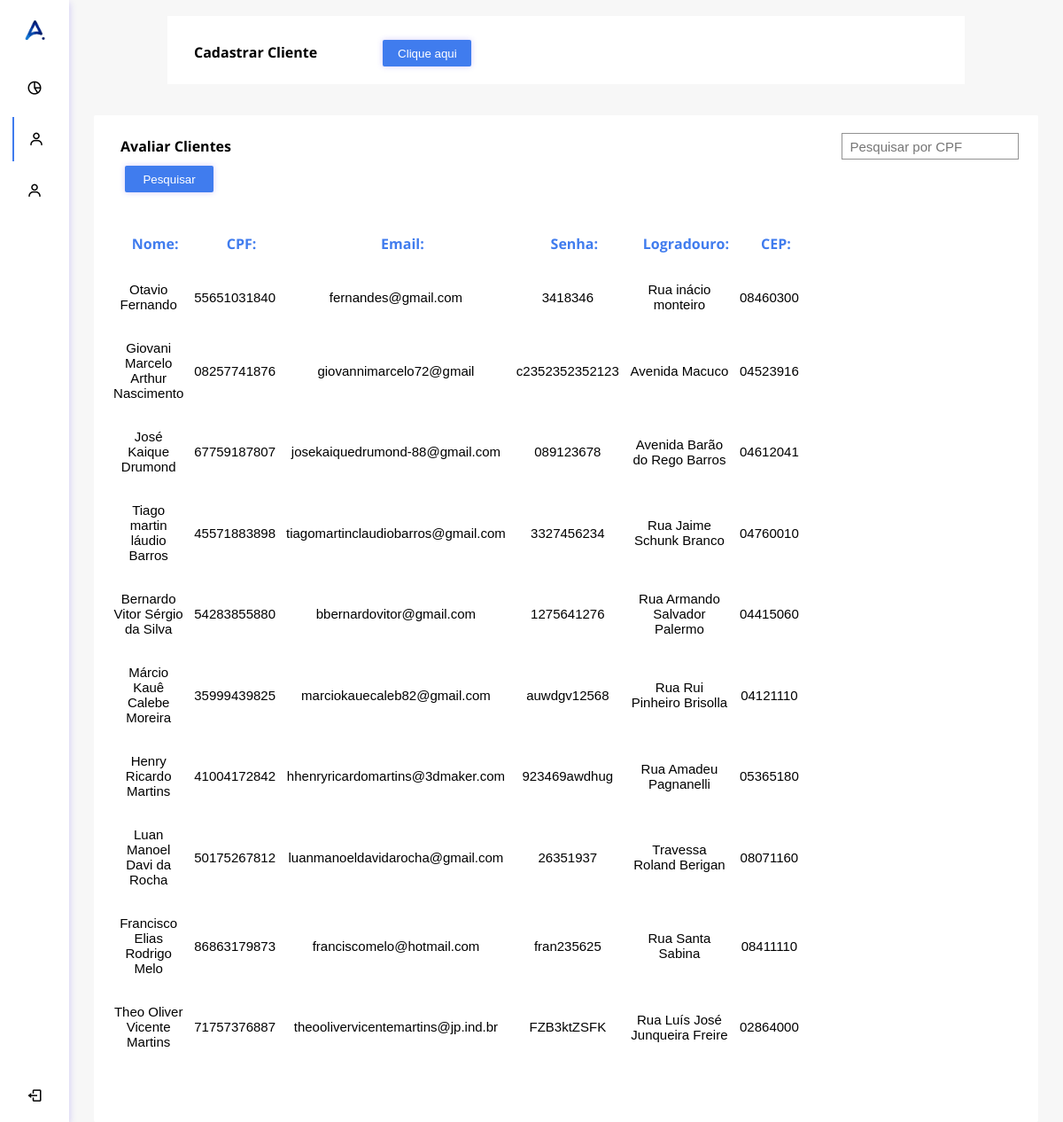
Screenshot of /Anpere/AreaRestrita-adm/AvaliarCliente.php with the database file from the repository.
### tables this page shows
CREATE TABLE `tbcliente` (
  `idCliente` int(11) NOT NULL,
  `nomeCliente` varchar(50) NOT NULL,
  `cpfCliente` varchar(11) NOT NULL,
  `emailCliente` varchar(50) NOT NULL,
  `senhaCliente` varchar(20) NOT NULL,
  `logradouroCliente` text NOT NULL,
  `estadoCliente` text NOT NULL,
  `cidadeCliente` varchar(20) NOT NULL,
  `bairroCliente` text NOT NULL,
  `cepCliente` varchar(12) NOT NULL,
  `numEndCliente` varchar(50) NOT NULL,
  `nivel_acesso` int(1) NOT NULL
);

### Anpere/AreaRestrita-adm/AvaliarCliente.php (the view, shortened to what this page needs)
<!DOCTYPE html>
<html lang="en">
<head>
    <link rel="stylesheet" href="../resources/css/adm.css" media="screen">
    <link href='https://unpkg.com/boxicons@2.0.7/css/boxicons.min.css' rel='stylesheet'>
</head>
<body>
<div class="sidebar">
    <div class="logo-details">
        <center> <img src="../resources/images/LogoAnpere.png" width="50%"> </center>
    </div>
    <li>
       <a href="indexAreaRestrita.php">
         <i class='bx bx-pie-chart-alt-2' ></i>
       </a>
     </li>
      <li>
       <a class="selecionado" href="AvaliarCliente.php">
         <i class='bx bx-user' ></i>
       </a>
     </li>
     <li>
        <a href="AvaliarEmpresa.php">
          <i class='bx bx-user' ></i>
        </a>
      </li>
     <li class="profile">
         <a href="../Session/destruirSessao.php?pagina=Login-Adm.php"> <i class='bx bx-log-out' id="log_out"></i> </a>
     </li>
  </div>
  <section class="home-section">
    <br>
     <div class="LadoDireito">
     <div class="container">
<p> Cadastrar Cliente <a href="Cadastro-Cliente.php"> <button onclick="redirectPage()">Clique aqui</button> </a> </p>
</div>
</div>
<div class="container2">
    <div class="LadoDireito">
<form action="pesquisarCPF.php" method="POST">
    <p> Avaliar Clientes <input name="txtCpf" type="number" placeholder="  Pesquisar por CPF" class="input">
         <button type="submit">Pesquisar</button> </p>  </form>
        <table>
            <tr>
                <th class="th">Nome:</th>
                <th class="th cpf">CPF:</th>
                <th class="th email">Email:</th>
                <th class="th senha">Senha:</th>
                <th class="th logradouro">Logradouro:</th>
                <th class="th cep">CEP:</th>
    </tr>
        <?php
        $pdo = Connection::GET_PDO();
        if(empty($_GET["cpf"])){
        try {
            $stmt = $pdo -> prepare("select * from tbCliente");
            $stmt -> execute();
            while($row = $stmt->fetch(PDO::FETCH_BOTH)){
                echo('<tr>');
               echo('<td>'); print $row['nomeCliente']; echo('</td>');
               echo('<td class="cpf">'); print $row['cpfCliente']; echo('</td>');
               echo('<td class="email">'); print $row['emailCliente']; echo('</td>');
               echo('<td class="senha">'); print $row['senhaCliente']; echo('</td>');
               echo('<td class="logradouro">'); print $row['logradouroCliente']; echo('</td>');
               echo('<td class="cep">'); print $row['cepCliente']; echo('</td>');
               echo('</tr>');
            };
        } catch (PDOException $e) {
            print "Erro: " . $e->getMessage();
        }
      }
      else{
        $cpf = $_GET["cpf"];
        $stmt = $pdo -> prepare("select * from tbCliente where cpfCliente = '$cpf'");
            $stmt -> execute();
            while($row = $stmt->fetch(PDO::FETCH_BOTH)){
                $CPF = $row['cpfCliente'];
                echo('<tr>');
               echo('<td>'); print $row['nomeCliente']; echo('</td>');
               echo('<td class="cpf">'); print $row['cpfCliente']; echo('</td>');
               echo('<td class="email">'); print $row['emailCliente']; echo('</td>');
               echo('<td class="senha">'); print $row['senhaCliente']; echo('</td>');
               echo('<td class="logradouro">'); print $row['logradouroCliente']; echo('</td>');
               echo('<td class="estado">'); print $row['estadoCliente']; echo('</td>');
               echo('<td class="cidade">'); print $row['cidadeCliente']; echo('</td>');
               echo('<td class="bairro">'); print $row['bairroCliente']; echo('</td>');
               echo('<td class="cep">'); print $row['cepCliente']; echo('</td>');
               echo('<td class="numero">'); print $row['numEndCliente']; echo('</td>');
               echo('<td class="icone"> <a href="alteraçãoCliente.php?cpf='.$CPF.'"><img src="../images/editar.png"></a> </td>');
               echo ('<td class="icone"> <a href="excluirCliente.php?cpf='.$CPF.'">  <img src="../images/excluir.jpg"> </a>');
               echo('</tr>');
      }}
        ?>
    </table>
    </div>
      </div>
  </section>
</body>
</html>

### Anpere/resources/css/adm.css (style rules this page uses)
table tr th { font-family: 'Open Sans',sans-serif; color: #407cee; font-weight: bold; padding-left: 25px; padding-bottom: 30px; }
table tr td { text-align: center; font-family: 'Open Sanas',sans-serif; font-size: 15px; padding-left: 10px; padding-bottom: 30px; }
table { width: 900px; margin-left: 10px; margin-top: 50px; }
.container { width: 95%; margin: auto; background-color: white; margin-bottom: 10px; }
.container2 { width: 95%; margin: auto; background-color: white; border-radius: 2px; }
.LadoDireito { border-radius: 5px; padding-bottom: 50px; width: 100%; }
.LadoDireito p { background-color: white; width: 99%; margin-left: 10px; margin-bottom: -25px; font-family: 'Open Sans',sans-serif; font-weight: bold; padding: 20px; }
* { margin: 0; padding: 0; box-sizing: border-box; font-family: "Poppins" , sans-serif; }
.sidebar { position: fixed; left: 0; top: 0; height: 100%; width: 78px; background: #fff; padding: 6px 14px; z-index: 99; box-shadow: 0 0.2rem 0.5rem #4f36ef41; }
.sidebar .logo-details { height: 60px; display: flex; align-items: center; position: relative; }
.sidebar i { color: #000000; height: 60px; min-width: 50px; font-size: 28px; text-align: center; line-height: 60px; }
.sidebar li { position: relative; margin: 8px 0; list-style: none; }
.sidebar li a { display: flex; height: 100%; width: 100%; align-items: center; text-decoration: none; background: #fff; }
.sidebar li .selecionado { border-left: 2px solid #407cee; }
.sidebar li i { height: 50px; line-height: 50px; font-size: 18px; border-radius: 12px; }
.sidebar li.profile { position: fixed; height: 60px; width: 78px; left: 0; bottom: -8px; padding: 10px 14px; background: #fff; overflow: hidden; }
.sidebar .profile #log_out { position: absolute; top: 50%; right: 0; transform: translateY(-50%); background: #fff; width: 100%; height: 60px; line-height: 60px; border-radius: 0px; }
.home-section { position: relative; background: rgb(247, 247, 247); min-height: 100vh; top: 0; left: 78px; width: calc(100% - 78px); z-index: 2; }
@media screen and (max-width: 1320px) { .container { width: 900px; } }
@media screen and (max-width: 1320px) { table { width: 600px; } }
.LadoDireito input { border: 0.2px solid rgb(146, 146, 146); outline: none; background: none; width: 200px; height: 30px; font-size: 15px; margin-left: 685px; }
.LadoDireito button { color: white; border: none; border-radius: 2px; background-color: #407cee; width: 100px; height: 30px; margin-top: 7px; margin-left: 5px; transition: 0.2s; box-shadow: 0 0rem 0.4rem #4f36ef41; }
.container button { margin-left: 70px; }
.container p { background-color: white; width: 95%; margin-left: 10px; margin-bottom: -25px; font-family: 'Open Sans',sans-serif; font-weight: bold; padding: 20px; }

### rows the page displays
tbcliente: nomeCliente "Otavio Fernando", cpfCliente "55651031840", emailCliente "fernandes@gmail.com", senhaCliente "3418346", logradouroCliente "Rua inácio monteiro", cepCliente "08460300"
tbcliente: nomeCliente "Giovani Marcelo Arthur Nascimento", cpfCliente "08257741876", emailCliente "giovannimarcelo72@gmail", senhaCliente "c2352352352123", logradouroCliente "Avenida Macuco", cepCliente "04523916"
tbcliente: nomeCliente "José Kaique Drumond", cpfCliente "67759187807", emailCliente "josekaiquedrumond-88@gmail.com", senhaCliente "089123678", logradouroCliente "Avenida Barão do Rego Barros", cepCliente "04612041"
tbcliente: nomeCliente "Tiago martin láudio Barros", cpfCliente "45571883898", emailCliente "tiagomartinclaudiobarros@gmail.com", senhaCliente "3327456234", logradouroCliente "Rua Jaime Schunk Branco", cepCliente "04760010"
tbcliente: nomeCliente "Bernardo Vitor Sérgio da Silva", cpfCliente "54283855880", emailCliente "bbernardovitor@gmail.com", senhaCliente "1275641276", logradouroCliente "Rua Armando Salvador Palermo", cepCliente "04415060"
tbcliente: nomeCliente "Márcio Kauê Calebe Moreira", cpfCliente "35999439825", emailCliente "marciokauecaleb82@gmail.com", senhaCliente "auwdgv12568", logradouroCliente "Rua Rui Pinheiro Brisolla", cepCliente "04121110"
tbcliente: nomeCliente "Henry Ricardo Martins", cpfCliente "41004172842", emailCliente "hhenryricardomartins@3dmaker.com", senhaCliente "923469awdhug", logradouroCliente "Rua Amadeu Pagnanelli", cepCliente "05365180"
tbcliente: nomeCliente "Luan Manoel Davi da Rocha", cpfCliente "50175267812", emailCliente "luanmanoeldavidarocha@gmail.com", senhaCliente "26351937", logradouroCliente "Travessa Roland Berigan", cepCliente "08071160"
tbcliente: nomeCliente "Francisco Elias Rodrigo Melo", cpfCliente "86863179873", emailCliente "franciscomelo@hotmail.com", senhaCliente "fran235625", logradouroCliente "Rua Santa Sabina", cepCliente "08411110"
tbcliente: nomeCliente "Theo Oliver Vicente Martins", cpfCliente "71757376887", emailCliente "theoolivervicentemartins@jp.ind.br", senhaCliente "FZB3ktZSFK", logradouroCliente "Rua Luís José Junqueira Freire", cepCliente "02864000"
